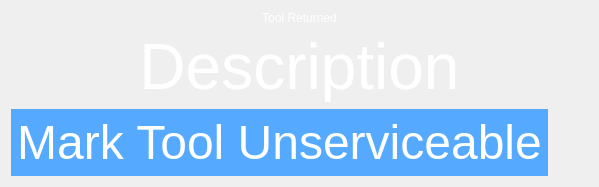
           <widget class="QWidget" name="toolReturnedPage">
            <layout class="QVBoxLayout" name="verticalLayout_13">
             <item>
              <widget class="QLabel" name="lblToolReturnedTitle">
               <property name="sizePolicy">
                <sizepolicy hsizetype="Preferred" vsizetype="Minimum">
                 <horstretch>0</horstretch>
                 <verstretch>0</verstretch>
                </sizepolicy>
               </property>
               <property name="styleSheet">
                <string notr="true">font: 750 48pt;
color: rgb(255, 255, 255);</string>
               </property>
               <property name="text">
                <string>Tool Returned</string>
               </property>
               <property name="alignment">
                <set>Qt::AlignCenter</set>
               </property>
               <property name="wordWrap">
                <bool>true</bool>
               </property>
              </widget>
             </item>
             <item>
              <widget class="QLabel" name="lblToolReturnedMessage">
               <property name="sizePolicy">
                <sizepolicy hsizetype="Preferred" vsizetype="Expanding">
                 <horstretch>0</horstretch>
                 <verstretch>0</verstretch>
                </sizepolicy>
               </property>
               <property name="styleSheet">
                <string notr="true">font: 75 48pt;
color: rgb(255, 255, 255);</string>
               </property>
               <property name="text">
                <string>Description</string>
               </property>
               <property name="alignment">
                <set>Qt::AlignCenter</set>
               </property>
               <property name="wordWrap">
                <bool>true</bool>
               </property>
              </widget>
             </item>
             <item>
              <layout class="QHBoxLayout" name="horizontalLayout_11">
               <item>
                <widget class="QPushButton" name="unserviceableButton">
                 <property name="styleSheet">
                  <string notr="true">QPushButton
{
	color: rgb(255, 255, 255);
	font: 36pt;
	background-color: rgb(85, 170, 255);
	padding: 6;
	border:none;
}

QPushButton::checked
{
	color: rgb(180, 180, 180);
	background-color: rgb(80, 80, 80);
	border:none;
}
</string>
                 </property>
                 <property name="text">
                  <string>Mark Tool Unserviceable</string>
                 </property>
                </widget>
               </item>
               <item>
                <spacer name="horizontalSpacer_9">
                 <property name="orientation">
                  <enum>Qt::Horizontal</enum>
                 </property>
                 <property name="sizeHint" stdset="0">
                  <size>
                   <width>40</width>
                   <height>20</height>
                  </size>
                 </property>
                </spacer>
               </item>
              </layout>
             </item>
            </layout>
           </widget>
